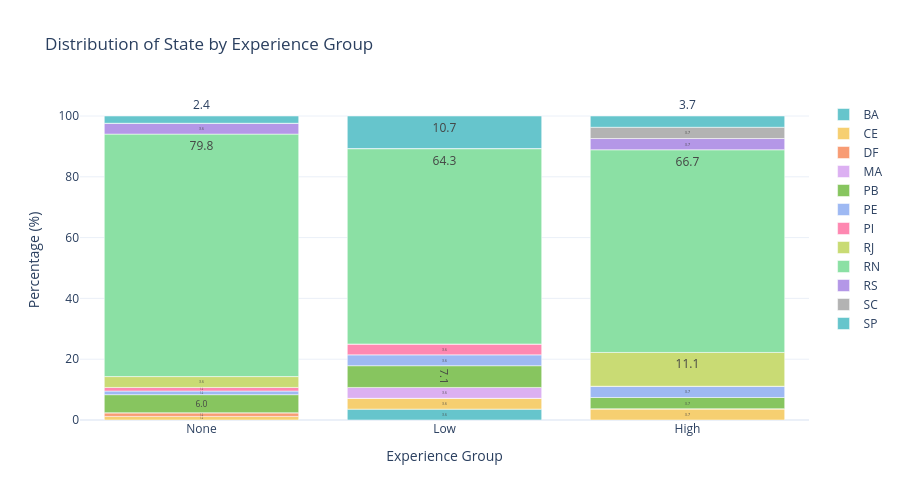

Write notebook code for a chart like this one.
### Code cell
display_name, col_name = tupled_data[1]
analyze_demographic_variable(col_name, display_name, grupos_data_socio, grupos_nomes)

### Figure 1 — Plotly figure (JSON) as saved in the notebook; plotly's stock layout.template omitted (floating-point values rounded to 4 significant figures)
{"data": [{"alignmentgroup": "True", "hovertemplate": "uf=BA<br>Experience Group=%{x}<br>Percentage (%)=%{y}<extra></extra>", "legendgroup": "BA", "marker": {"color": "rgb(102, 197, 204)", "pattern": {"shape": ""}}, "name": "BA", "offsetgroup": "BA", "orientation": "v", "showlegend": true, "textposition": "auto", "texttemplate": "%{y:.1f}", "type": "bar", "x": ["None", "Low", "High"], "xaxis": "x", "y": [0, 3.571, 0], "yaxis": "y"}, {"alignmentgroup": "True", "hovertemplate": "uf=CE<br>Experience Group=%{x}<br>Percentage (%)=%{y}<extra></extra>", "legendgroup": "CE", "marker": {"color": "rgb(246, 207, 113)", "pattern": {"shape": ""}}, "name": "CE", "offsetgroup": "CE", "orientation": "v", "showlegend": true, "textposition": "auto", "texttemplate": "%{y:.1f}", "type": "bar", "x": ["None", "Low", "High"], "xaxis": "x", "y": [1.19, 3.571, 3.704], "yaxis": "y"}, {"alignmentgroup": "True", "hovertemplate": "uf=DF<br>Experience Group=%{x}<br>Percentage (%)=%{y}<extra></extra>", "legendgroup": "DF", "marker": {"color": "rgb(248, 156, 116)", "pattern": {"shape": ""}}, "name": "DF", "offsetgroup": "DF", "orientation": "v", "showlegend": true, "textposition": "auto", "texttemplate": "%{y:.1f}", "type": "bar", "x": ["None", "Low", "High"], "xaxis": "x", "y": [1.19, 0, 0], "yaxis": "y"}, {"alignmentgroup": "True", "hovertemplate": "uf=MA<br>Experience Group=%{x}<br>Percentage (%)=%{y}<extra></extra>", "legendgroup": "MA", "marker": {"color": "rgb(220, 176, 242)", "pattern": {"shape": ""}}, "name": "MA", "offsetgroup": "MA", "orientation": "v", "showlegend": true, "textposition": "auto", "texttemplate": "%{y:.1f}", "type": "bar", "x": ["None", "Low", "High"], "xaxis": "x", "y": [0, 3.571, 0], "yaxis": "y"}, {"alignmentgroup": "True", "hovertemplate": "uf=PB<br>Experience Group=%{x}<br>Percentage (%)=%{y}<extra></extra>", "legendgroup": "PB", "marker": {"color": "rgb(135, 197, 95)", "pattern": {"shape": ""}}, "name": "PB", "offsetgroup": "PB", "orientation": "v", "showlegend": true, "textposition": "auto", "texttemplate": "%{y:.1f}", "type": "bar", "x": ["None", "Low", "High"], "xaxis": "x", "y": [5.952, 7.143, 3.704], "yaxis": "y"}, {"alignmentgroup": "True", "hovertemplate": "uf=PE<br>Experience Group=%{x}<br>Percentage (%)=%{y}<extra></extra>", "legendgroup": "PE", "marker": {"color": "rgb(158, 185, 243)", "pattern": {"shape": ""}}, "name": "PE", "offsetgroup": "PE", "orientation": "v", "showlegend": true, "textposition": "auto", "texttemplate": "%{y:.1f}", "type": "bar", "x": ["None", "Low", "High"], "xaxis": "x", "y": [1.19, 3.571, 3.704], "yaxis": "y"}, {"alignmentgroup": "True", "hovertemplate": "uf=PI<br>Experience Group=%{x}<br>Percentage (%)=%{y}<extra></extra>", "legendgroup": "PI", "marker": {"color": "rgb(254, 136, 177)", "pattern": {"shape": ""}}, "name": "PI", "offsetgroup": "PI", "orientation": "v", "showlegend": true, "textposition": "auto", "texttemplate": "%{y:.1f}", "type": "bar", "x": ["None", "Low", "High"], "xaxis": "x", "y": [1.19, 3.571, 0], "yaxis": "y"}, {"alignmentgroup": "True", "hovertemplate": "uf=RJ<br>Experience Group=%{x}<br>Percentage (%)=%{y}<extra></extra>", "legendgroup": "RJ", "marker": {"color": "rgb(201, 219, 116)", "pattern": {"shape": ""}}, "name": "RJ", "offsetgroup": "RJ", "orientation": "v", "showlegend": true, "textposition": "auto", "texttemplate": "%{y:.1f}", "type": "bar", "x": ["None", "Low", "High"], "xaxis": "x", "y": [3.571, 0, 11.11], "yaxis": "y"}, {"alignmentgroup": "True", "hovertemplate": "uf=RN<br>Experience Group=%{x}<br>Percentage (%)=%{y}<extra></extra>", "legendgroup": "RN", "marker": {"color": "rgb(139, 224, 164)", "pattern": {"shape": ""}}, "name": "RN", "offsetgroup": "RN", "orientation": "v", "showlegend": true, "textposition": "auto", "texttemplate": "%{y:.1f}", "type": "bar", "x": ["None", "Low", "High"], "xaxis": "x", "y": [79.76, 64.29, 66.67], "yaxis": "y"}, {"alignmentgroup": "True", "hovertemplate": "uf=RS<br>Experience Group=%{x}<br>Percentage (%)=%{y}<extra></extra>", "legendgroup": "RS", "marker": {"color": "rgb(180, 151, 231)", "pattern": {"shape": ""}}, "name": "RS", "offsetgroup": "RS", "orientation": "v", "showlegend": true, "textposition": "auto", "texttemplate": "%{y:.1f}", "type": "bar", "x": ["None", "Low", "High"], "xaxis": "x", "y": [3.571, 0, 3.704], "yaxis": "y"}, {"alignmentgroup": "True", "hovertemplate": "uf=SC<br>Experience Group=%{x}<br>Percentage (%)=%{y}<extra></extra>", "legendgroup": "SC", "marker": {"color": "rgb(179, 179, 179)", "pattern": {"shape": ""}}, "name": "SC", "offsetgroup": "SC", "orientation": "v", "showlegend": true, "textposition": "auto", "texttemplate": "%{y:.1f}", "type": "bar", "x": ["None", "Low", "High"], "xaxis": "x", "y": [0, 0, 3.704], "yaxis": "y"}, {"alignmentgroup": "True", "hovertemplate": "uf=SP<br>Experience Group=%{x}<br>Percentage (%)=%{y}<extra></extra>", "legendgroup": "SP", "marker": {"color": "rgb(102, 197, 204)", "pattern": {"shape": ""}}, "name": "SP", "offsetgroup": "SP", "orientation": "v", "showlegend": true, "textposition": "auto", "texttemplate": "%{y:.1f}", "type": "bar", "x": ["None", "Low", "High"], "xaxis": "x", "y": [2.381, 10.71, 3.704], "yaxis": "y"}], "layout": {"barmode": "relative", "height": 500, "legend": {"title": {"text": ""}, "tracegroupgap": 0}, "title": {"text": "Distribution of State by Experience Group"}, "xaxis": {"anchor": "y", "domain": [0, 1], "title": {"text": "Experience Group"}}, "yaxis": {"anchor": "x", "domain": [0, 1], "title": {"text": "Percentage (%)"}}}}
